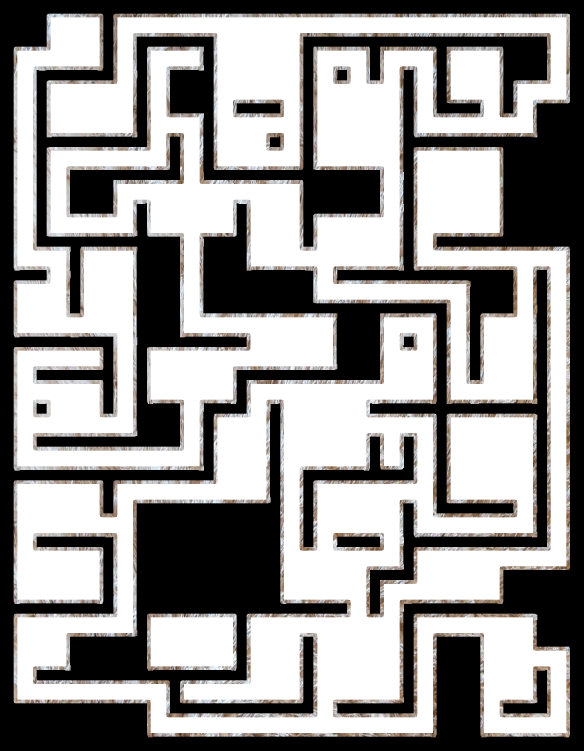
#> input picture Texturing/textured_walls_transparency.png, 1751 x 2251 px (shown at 1/3 size)
$ python transparent_combination.py
#> lines starting #> are read from the running program, lines starting #| are printed output that depends on the picture; after the words box and inside, x2 and y2 are one past the last pixel; in counts of white or black regions, pixels touching at a corner belong together
# Sources: https://stackoverflow.com/questions/36921496/how-to-join-png-with-alpha-transparency-in-a-frame-in-realtime

import numpy as np
import cv2
from matplotlib import pyplot as plt
from PIL import Image

img = Image.open('textured_walls_transparency.png')
#> img is the input picture: PIL image 1751x2251 RGB; mean R, G, B 148.6, 147.1, 146.2
img = img.convert("RGBA")
#> img: PIL image 1751x2251 RGBA

pixdata = img.load()

width, height = img.size
#> width = 1751; height = 2251
for y in range(height):
    for x in range(width):
        if pixdata[x, y] == (255, 255, 255, 255):
            pixdata[x, y] = (255, 255, 255, 0)

img.save("transparent_floor_textured_walls.png", "PNG")

# Merging overlay and background can be done with PIL...
'''background = Image.open("carpet.png")
background = background.resize((1751, 2251))
foreground = Image.open("transparent_test_dungeon.png")

background.paste(foreground, (0, 0), foreground)
background.save("merged_transparent.png", "PNG")'''

# ...or OpenCV
dungeon = cv2.imread("grass.jpg", -1)
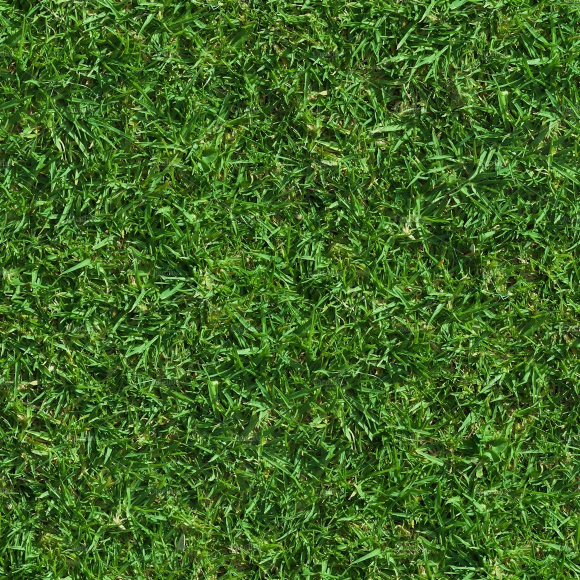
#> input picture Texturing/grass.jpg, 1160 x 1160 px (shown at 1/2 size)
#> dungeon is the input picture: shape (1160, 1160, 3); mean B, G, R 36.8, 104.5, 65
dungeon = cv2.resize(dungeon, (int(1751), int(2251)))
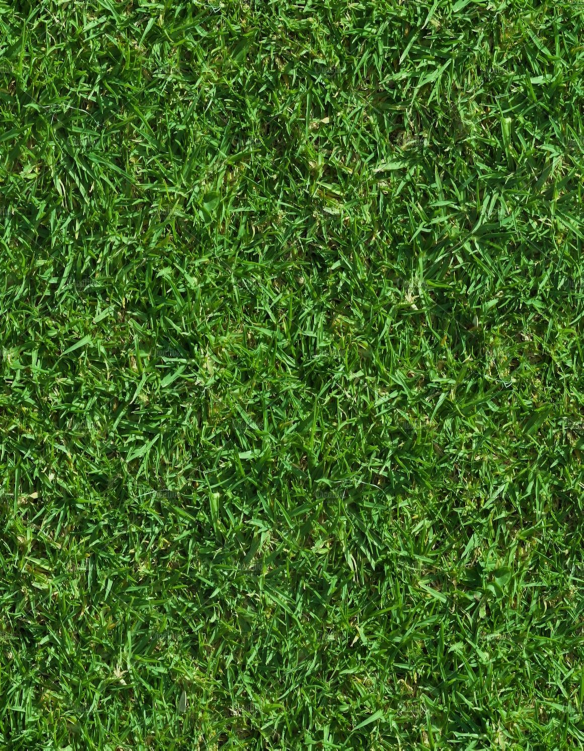
#> dungeon: shape (2251, 1751, 3) (shown at 1/3 size); mean B, G, R 36.7, 104.3, 64.9
overlay = cv2.imread("transparent_floor_textured_walls.png", -1) # Load with transparency

overlay_img = overlay[:,:,:3] # Grab the BRG planes
overlay_mask = overlay[:,:,3:]  # And the alpha plane
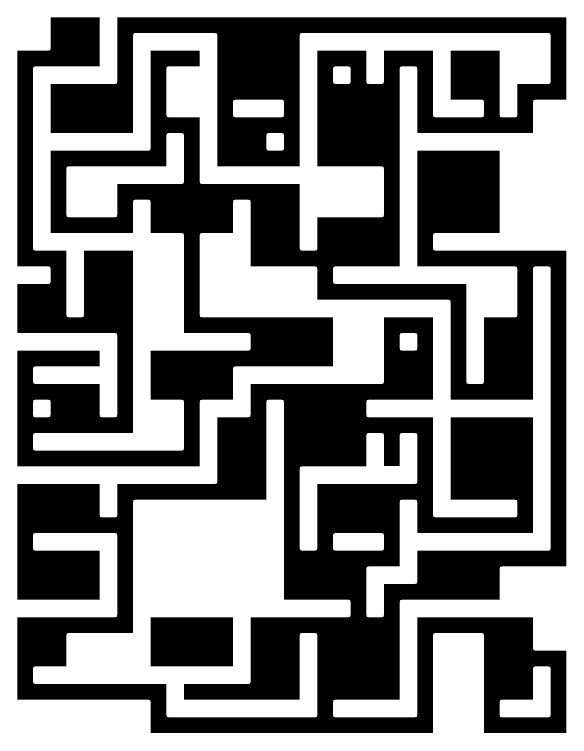
#> overlay_mask: shape (2251, 1751, 1) (shown at 1/3 size); 51.8% white; 2 black regions, box (x1, y1, x2, y2) and area: (52, 52, 1699, 2199) 1862060, (452, 1852, 699, 1999) 36309

# Again calculate the inverse mask
background_mask = 255 - overlay_mask

# Turn the masks into three channel, so we can use them as weights
overlay_mask = cv2.cvtColor(overlay_mask, cv2.COLOR_GRAY2BGR)
background_mask = cv2.cvtColor(background_mask, cv2.COLOR_GRAY2BGR)

# Create a masked out face image, and masked out overlay
# We convert the images to floating point in range 0.0 - 1.0
#dungeon = dungeon[..., np.newaxis] for adding singleton dimension
#dungeon = np.squeeze(dungeon) to remove all singleton dimensions
dungeon_part = (dungeon * (1 / 255.0)) * (background_mask * (1 / 255.0))
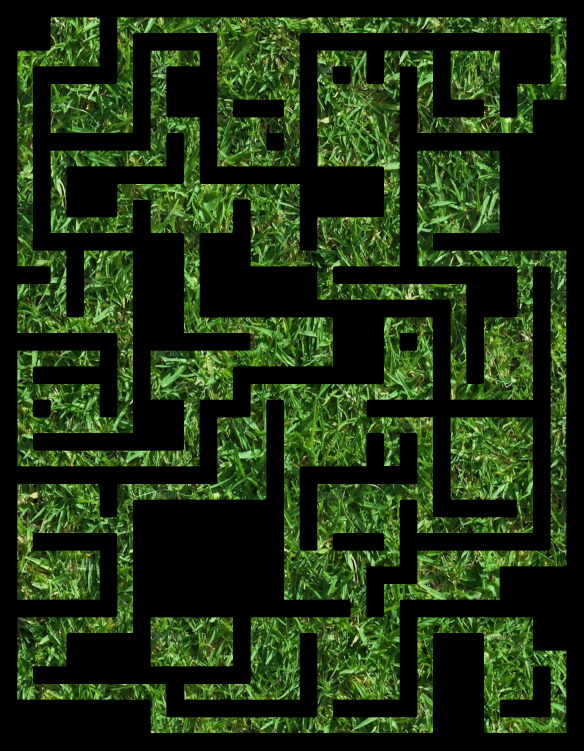
#> dungeon_part: shape (2251, 1751, 3) float64 (shown at 1/3 size); mean B, G, R 0.0698, 0.198, 0.123
overlay_part = (overlay_img * (1 / 255.0)) * (overlay_mask * (1 / 255.0))
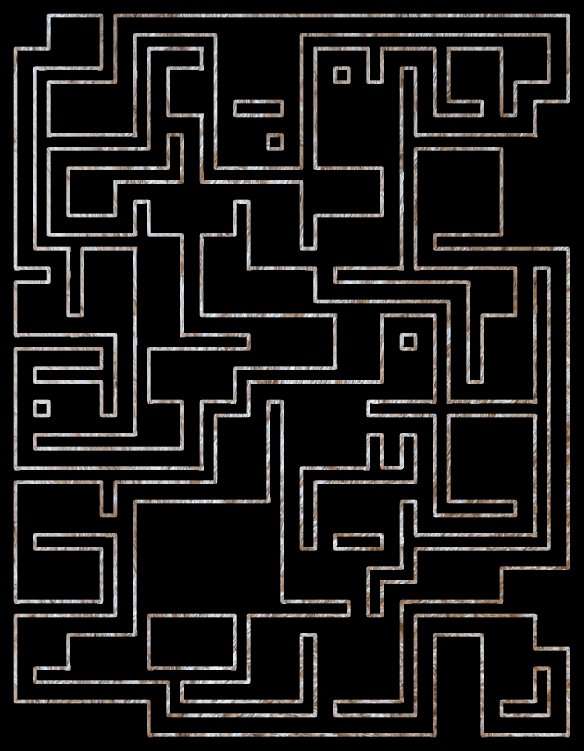
#> overlay_part: shape (2251, 1751, 3) float64 (shown at 1/3 size); mean B, G, R 0.0917, 0.0954, 0.101

# And finally just add them together, and rescale it back to an 8bit integer image
result = np.uint8(cv2.addWeighted(dungeon_part, 255.0, overlay_part, 255.0, 0.0))
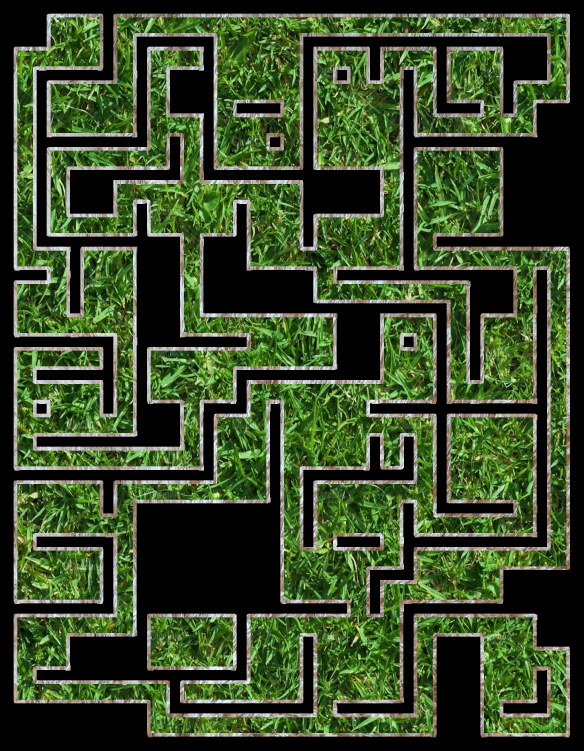
#> result: shape (2251, 1751, 3) (shown at 1/3 size); mean B, G, R 41.1, 74.6, 57.2
cv2.imwrite("textured_combination.png", result)
